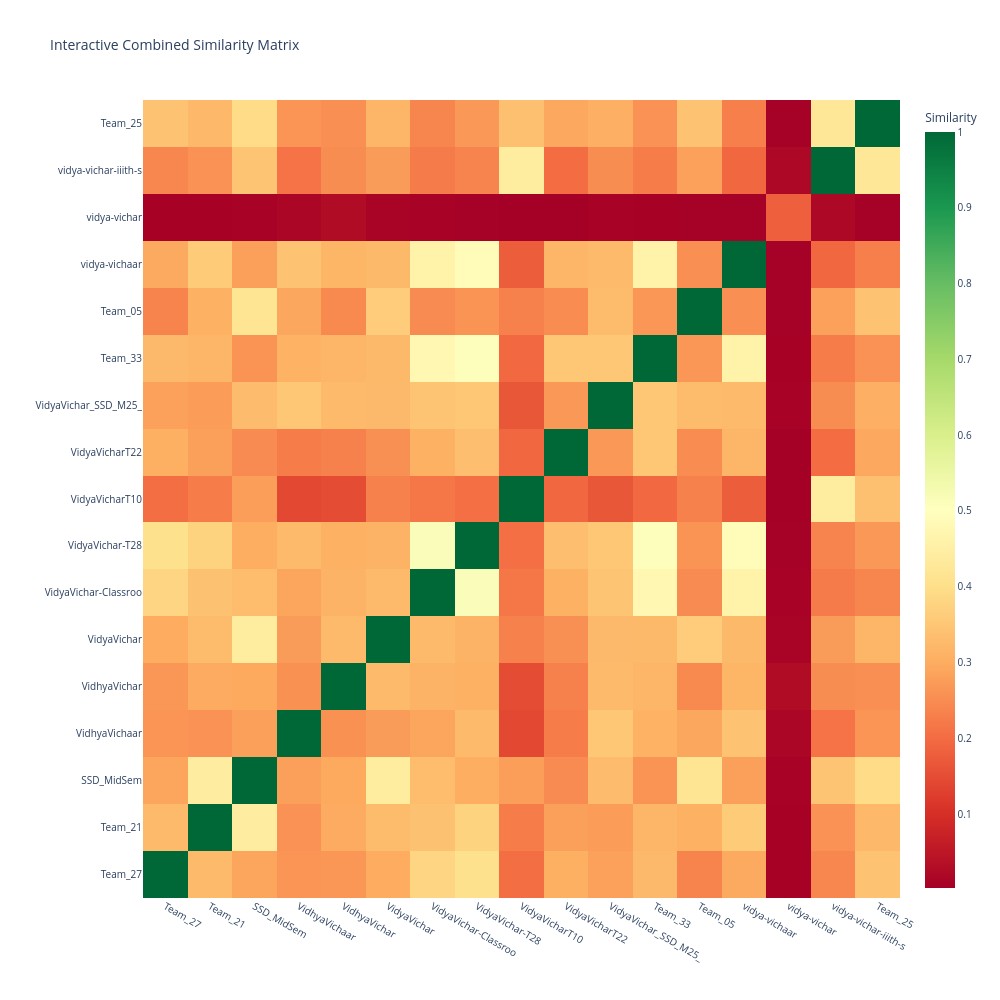

Source (notebook cell):
### Markdown cell above
### Interactive Visualization (Plotly)

### Code cell
# Create interactive heatmap
fig = go.Figure(data=go.Heatmap(
    z=combined_similarity,
    x=project_names,
    y=project_names,
    colorscale='RdYlGn',
    colorbar=dict(title='Similarity'),
    hoverongaps=False,
    hovertemplate='%{x} vs %{y}<br>Similarity: %{z:.3f}<extra></extra>'
))

fig.update_layout(
    title='Interactive Combined Similarity Matrix',
    xaxis_title='',
    yaxis_title='',
    width=1000,
    height=1000,
    font=dict(size=10)
)

fig.write_html(RESULTS_DIR / 'interactive_heatmap.html')
fig.show()

print(f"✓ Interactive heatmap saved to {RESULTS_DIR / 'interactive_heatmap.html'}")

### Figure 1 — Plotly figure (JSON) as saved in the notebook; plotly's stock layout.template omitted (floating-point values rounded to 4 significant figures; data arrays with more than 128 entries replaced by an {"elided": "..."} marker saying what was removed)
{"data": [{"colorbar": {"title": {"text": "Similarity"}}, "colorscale": [[0, "rgb(165,0,38)"], [0.1, "rgb(215,48,39)"], [0.2, "rgb(244,109,67)"], [0.3, "rgb(253,174,97)"], [0.4, "rgb(254,224,139)"], [0.5, "rgb(255,255,191)"], [0.6, "rgb(217,239,139)"], [0.7, "rgb(166,217,106)"], [0.8, "rgb(102,189,99)"], [0.9, "rgb(26,152,80)"], [1, "rgb(0,104,55)"]], "hoverongaps": false, "hovertemplate": "%{x} vs %{y}<br>Similarity: %{z:.3f}<extra></extra>", "type": "heatmap", "x": ["Team_27", "Team_21", "SSD_MidSem", "VidhyaVichaar", "VidhyaVichar", "VidyaVichar", "VidyaVichar-Classroo", "VidyaVichar-T28", "VidyaVicharT10", "VidyaVicharT22", "VidyaVichar_SSD_M25_", "Team_33", "Team_05", "vidya-vichaar", "vidya-vichar", "vidya-vichar-iiith-s", "Team_25"], "y": ["Team_27", "Team_21", "SSD_MidSem", "VidhyaVichaar", "VidhyaVichar", "VidyaVichar", "VidyaVichar-Classroo", "VidyaVichar-T28", "VidyaVicharT10", "VidyaVicharT22", "VidyaVichar_SSD_M25_", "Team_33", "Team_05", "vidya-vichaar", "vidya-vichar", "vidya-vichar-iiith-s", "Team_25"], "z": {"elided": "17x17 float values"}}], "layout": {"font": {"size": 10}, "height": 1000, "title": {"text": "Interactive Combined Similarity Matrix"}, "width": 1000, "xaxis": {"title": {"text": ""}}, "yaxis": {"title": {"text": ""}}}}
